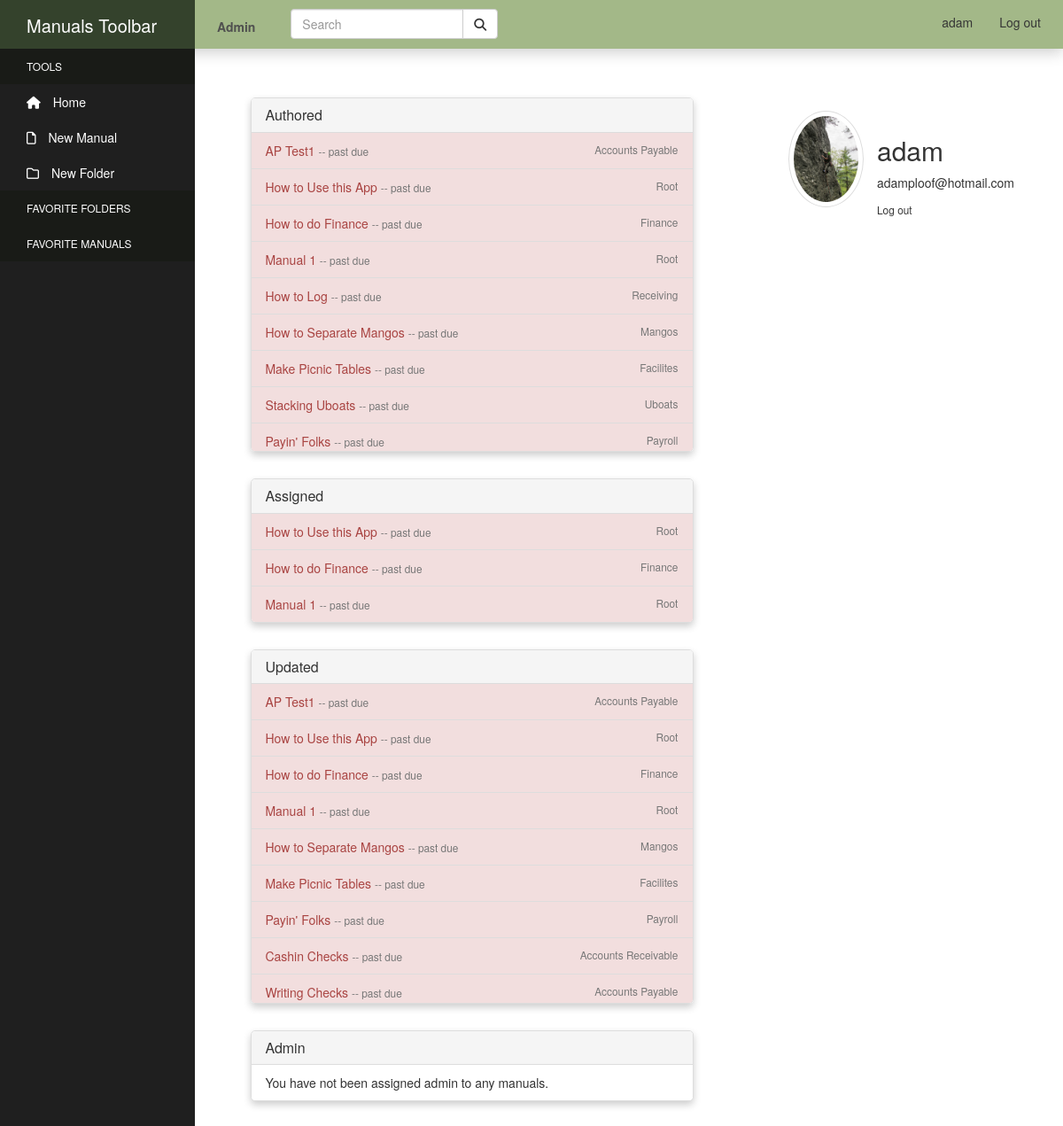
The app's page /profile/ (signed in), older data.
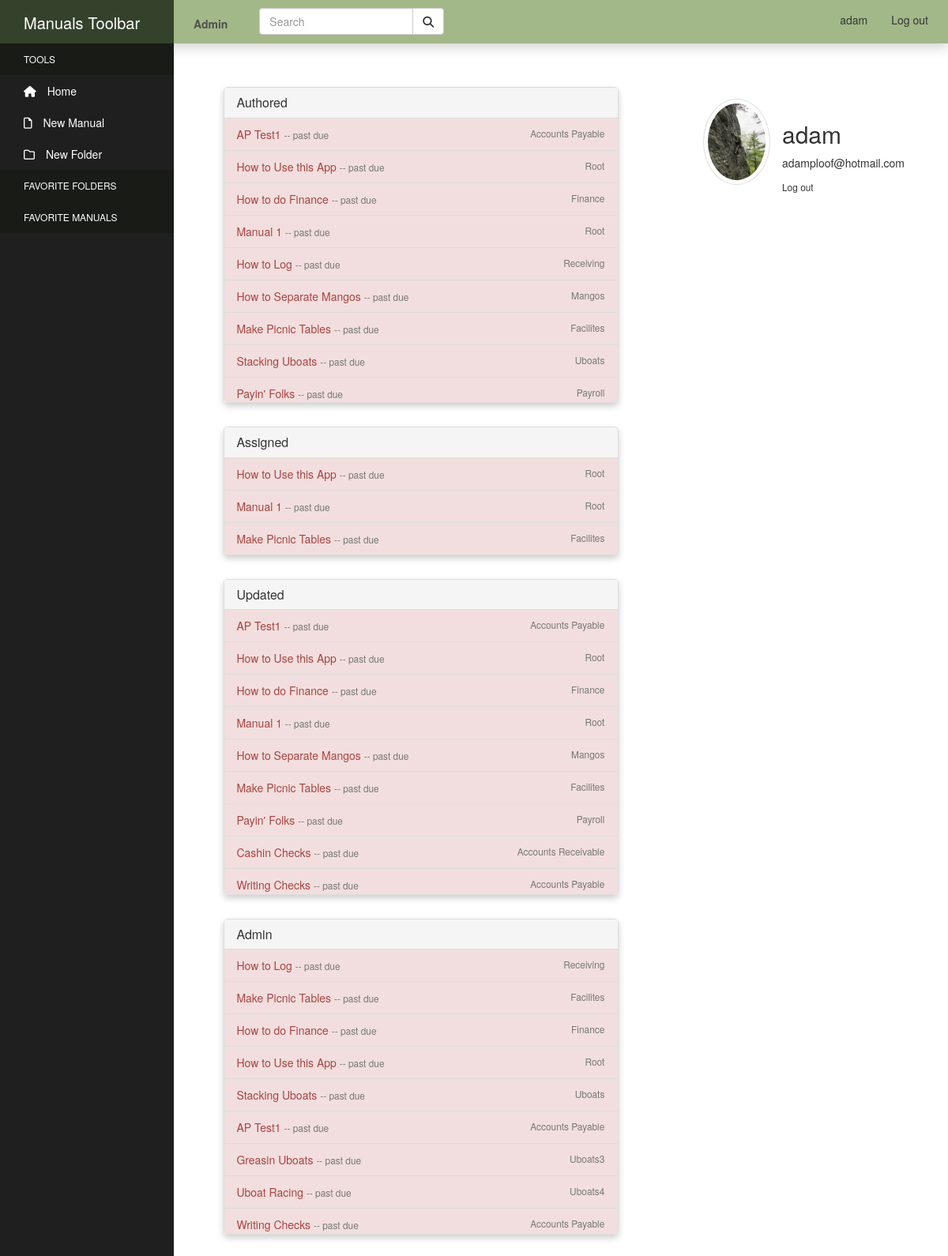
The same page, newer data.
### manuals/models.py (models this page shows, shortened)
class Manual(models.Model):
    title = models.CharField(max_length=100)
    author = models.ForeignKey(User, related_name='author', null=True, on_delete=models.SET_NULL)
    content = models.TextField()
    tags = models.CharField(max_length=150, blank=True, null=True)
    pub_date = models.DateTimeField('Date Published', auto_now_add=True)
    admin = models.ManyToManyField(User, related_name='admin_of')
    department = models.ForeignKey(Department, related_name='manual_set', null=True, on_delete=models.SET_NULL)
    last_update = models.DateTimeField('Last Update', null=True, auto_now=True)
    last_update_by = models.ForeignKey(User, related_name='updated_by', null=True, on_delete=models.SET_NULL)
    next_update = models.DateTimeField('Next Update Due', null=True)
    update_assigned_to = models.ForeignKey(User, related_name='assigned_to', blank=True, null=True, on_delete=models.SET_NULL)
    is_archived = models.BooleanField('Archived', default=False)
    folder = TreeForeignKey(
    'Directory',
    default=1,
    related_name='manuals',
    on_delete=models.CASCADE
    )
    def update_status(self):
        now = timezone.now()
        status = [
            'up_to_date',
            'due_soon',
            'overdue'
        ]
        if self.next_update - now >= datetime.timedelta(weeks=2):
            return status[0]
        elif self.next_update - now <= datetime.timedelta(days=0):
            return status[2]
        else:
            return status[1]

class Directory(MPTTModel):
    name = models.CharField(max_length=50, unique=True)
    created_by = models.ForeignKey(User, null=True, on_delete=models.SET_NULL)
    parent = TreeForeignKey(
    'self',
    null=True,
    blank=True,
    related_name='children',
    on_delete=models.CASCADE
    )
    class MPTTMeta:
        order_insertion_by: ['name']
    class Meta:
        verbose_name = 'Directory'
        verbose_name_plural = 'Directories'
    def __str__(self):
        return self.name

### users/views.py (the view)
# urls.py: path('profile/', user_views.profile, name='profile' ),
@login_required
def profile(request):
    current_user = request.user
    author = current_user.author.all()
    assigned = current_user.assigned_to.all()
    admin_of = current_user.admin_of.all()
    updated_by = current_user.updated_by.all()
    context = {
        'author': author,
        'assigned': assigned,
        'admin_of': admin_of,
        'updated': updated_by
    }
    return render(request, 'users/profile.html', context)

### manuals_site/my_processors/my_context.py (called while the page is built)
def custom_message_processor(request):
    messages = []
    uniq_messages = []
    for m in get_messages(request):
        if m.message not in messages:
            messages.append(m.message)
            uniq_messages.append(m)
    return {'messages': uniq_messages}

### users/templates/users/profile.html (shortened to what the changed rows need)
{% extends "manuals/header.html" %}
{% block content %}
<div class="content-section">
    <div class="media account-info">
      <div class="media-body">
        <h2 class="account-heading">{{ user.username }}</h2>
      </div>
    </div>
    <div class="panel panel-default">
      <ul class="list-group">
        {% if author %}
          {% for manual in author %}
            {% if manual.update_status == "due_soon" %}
              <a href="{% url 'manual-detail' manual.id %}" class="list-group-item list-group-item-warning">{{ manual.title }}
              <small class="text-muted"> -- due soon</small>
            {% elif manual.update_status == "overdue" %}
              <a href="{% url 'manual-detail' manual.id %}" class="list-group-item list-group-item-danger">{{ manual.title }}
              <small class="text-muted"> -- past due</small>
            {% else %}
              <a href="{% url 'manual-detail' manual.id %}" class="list-group-item">{{ manual.title }}
            {% endif %}
              <small class="algn-right text-muted">{{ manual.folder }}</small>
            </a>
          {% endfor %}
        {% else %}
          <li class="list-group-item">You have no manuals authored.</li>
        {% endif %}
      </ul>
    </div>
    <div class="panel panel-default">
      <ul class="list-group">
        {% if assigned %}
          {% for manual in assigned %}
            {% if manual.update_status == "due_soon" %}
              <a href="{% url 'manual-detail' manual.id %}" class="list-group-item list-group-item-warning">{{ manual.title }}
              <small class="text-muted"> -- due soon</small>
            {% elif manual.update_status == "overdue" %}
              <a href="{% url 'manual-detail' manual.id %}" class="list-group-item list-group-item-danger">{{ manual.title }}
              <small class="text-muted"> -- past due</small>
            {% else %}
              <a href="{% url 'manual-detail' manual.id %}" class="list-group-item">{{ manual.title }}
            {% endif %}
              <small class="algn-right text-muted">{{ manual.folder }}</small>
            </a>
          {% endfor %}
          {% else %}
          <li class="list-group-item">You have no manuals assigned.</li>
        {% endif %}
      </ul>
    </div>
    <div class="panel panel-default">
      <ul class="list-group">
        {% if updated %}
          {% for manual in updated %}
            {% if manual.update_status == "due_soon" %}
              <a href="{% url 'manual-detail' manual.id %}" class="list-group-item list-group-item-warning">{{ manual.title }}
              <small class="text-muted"> -- due soon</small>
            {% elif manual.update_status == "overdue" %}
              <a href="{% url 'manual-detail' manual.id %}" class="list-group-item list-group-item-danger">{{ manual.title }}
              <small class="text-muted"> -- past due</small>
            {% else %}
              <a href="{% url 'manual-detail' manual.id %}" class="list-group-item">{{ manual.title }}
            {% endif %}
                <small class="algn-right text-muted">{{ manual.folder }}</small>
              </a>
          {% endfor %}
          {% else %}
          <li class="list-group-item">You have no manuals recently updated.</li>
        {% endif %}
      </ul>
    </div>
    <div class="panel panel-default">
      <ul class="list-group">
        {% if admin_of %}
          {% for manual in admin_of %}
            {% if manual.update_status == "due_soon" %}
              <a href="{% url 'manual-detail' manual.id %}" class="list-group-item list-group-item-warning">{{ manual.title }}
              <small class="text-muted"> -- due soon</small>
            {% elif manual.update_status == "overdue" %}
              <a href="{% url 'manual-detail' manual.id %}" class="list-group-item list-group-item-danger">{{ manual.title }}
              <small class="text-muted"> -- past due</small>
            {% else %}
              <a href="{% url 'manual-detail' manual.id %}" class="list-group-item">{{ manual.title }}
            {% endif %}
              <small class="algn-right text-muted">{{ manual.folder }}</small>
            </a>
          {% endfor %}
          {% else %}
          <li class="list-group-item">You have not been assigned admin to any manuals.</li>
        {% endif %}
      </ul>
    </div>
{% endblock %}

Row changes from the older to the newer data that the page shows:
now on one of the page's lists (row edited): Manual: title "AP Test1", folder "Accounts Payable"
now on one of the page's lists (row edited): Manual: title "How to Use this App", folder "Root"
changed Manual "How to do Finance": moves from the list under "Assigned" to the list under "Admin"
now on one of the page's lists (row edited): Manual: title "How to Log", folder "Receiving"
now on one of the page's lists (row edited): Manual: title "Make Picnic Tables", folder "Facilites"
now on one of the page's lists (row edited): Manual: title "Stacking Uboats", folder "Uboats"
now on one of the page's lists (row edited): Manual: title "Writing Checks", folder "Accounts Payable"
added Manual: title "Greasin Uboats", folder "Uboats3", shown under "Admin"
added Manual: title "Uboat Racing", folder "Uboats4", shown under "Admin"
Text that changed along with them:
text no longer shown: "You have not been assigned admin to any manuals."
